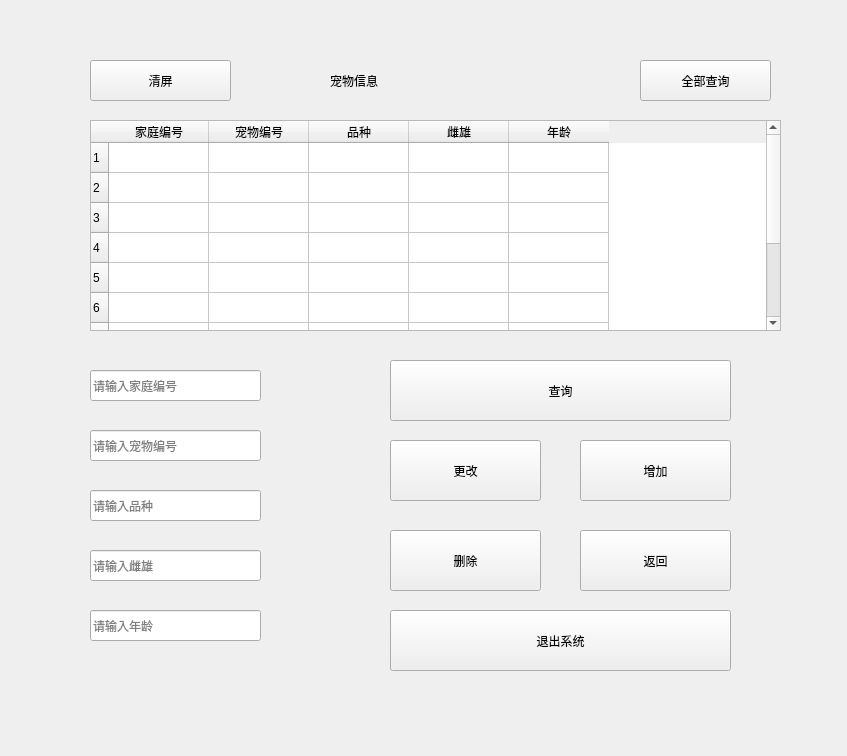
<?xml version="1.0" encoding="UTF-8"?>
<ui version="4.0">
 <class>MainWindow</class>
 <widget class="QMainWindow" name="MainWindow">
  <property name="geometry">
   <rect>
    <x>0</x>
    <y>0</y>
    <width>847</width>
    <height>756</height>
   </rect>
  </property>
  <property name="minimumSize">
   <size>
    <width>847</width>
    <height>756</height>
   </size>
  </property>
  <property name="maximumSize">
   <size>
    <width>847</width>
    <height>756</height>
   </size>
  </property>
  <property name="windowTitle">
   <string>root_宠物信息</string>
  </property>
  <property name="styleSheet">
   <string notr="true">#centralwidget{border-image: url(:/background/background1.jpg);}</string>
  </property>
  <widget class="QWidget" name="centralwidget">
   <widget class="QLabel" name="label">
    <property name="geometry">
     <rect>
      <x>330</x>
      <y>50</y>
      <width>191</width>
      <height>61</height>
     </rect>
    </property>
    <property name="styleSheet">
     <string notr="true">font: 28pt &quot;Arial&quot;;</string>
    </property>
    <property name="text">
     <string>宠物信息</string>
    </property>
   </widget>
   <widget class="QTableWidget" name="tableWidget">
    <property name="geometry">
     <rect>
      <x>90</x>
      <y>120</y>
      <width>691</width>
      <height>211</height>
     </rect>
    </property>
    <row>
     <property name="text">
      <string>1</string>
     </property>
    </row>
    <row>
     <property name="text">
      <string>2</string>
     </property>
    </row>
    <row>
     <property name="text">
      <string>3</string>
     </property>
    </row>
    <row>
     <property name="text">
      <string>4</string>
     </property>
    </row>
    <row>
     <property name="text">
      <string>5</string>
     </property>
    </row>
    <row>
     <property name="text">
      <string>6</string>
     </property>
    </row>
    <row>
     <property name="text">
      <string>7</string>
     </property>
    </row>
    <row>
     <property name="text">
      <string>8</string>
     </property>
    </row>
    <row>
     <property name="text">
      <string>9</string>
     </property>
    </row>
    <row>
     <property name="text">
      <string>10</string>
     </property>
    </row>
    <column>
     <property name="text">
      <string>家庭编号</string>
     </property>
    </column>
    <column>
     <property name="text">
      <string>宠物编号</string>
     </property>
    </column>
    <column>
     <property name="text">
      <string>品种</string>
     </property>
    </column>
    <column>
     <property name="text">
      <string>雌雄</string>
     </property>
    </column>
    <column>
     <property name="text">
      <string>年龄</string>
     </property>
    </column>
   </widget>
   <widget class="QPushButton" name="pushButton">
    <property name="geometry">
     <rect>
      <x>640</x>
      <y>60</y>
      <width>131</width>
      <height>41</height>
     </rect>
    </property>
    <property name="styleSheet">
     <string notr="true">font: 16pt &quot;Arial&quot;;</string>
    </property>
    <property name="text">
     <string>全部查询</string>
    </property>
   </widget>
   <widget class="QLabel" name="label_2">
    <property name="geometry">
     <rect>
      <x>150</x>
      <y>380</y>
      <width>141</width>
      <height>31</height>
     </rect>
    </property>
    <property name="text">
     <string/>
    </property>
   </widget>
   <widget class="QLineEdit" name="lineEdit">
    <property name="geometry">
     <rect>
      <x>90</x>
      <y>370</y>
      <width>171</width>
      <height>31</height>
     </rect>
    </property>
    <property name="placeholderText">
     <string>请输入家庭编号</string>
    </property>
   </widget>
   <widget class="QLineEdit" name="lineEdit_2">
    <property name="geometry">
     <rect>
      <x>90</x>
      <y>430</y>
      <width>171</width>
      <height>31</height>
     </rect>
    </property>
    <property name="placeholderText">
     <string>请输入宠物编号</string>
    </property>
   </widget>
   <widget class="QLineEdit" name="lineEdit_3">
    <property name="geometry">
     <rect>
      <x>90</x>
      <y>490</y>
      <width>171</width>
      <height>31</height>
     </rect>
    </property>
    <property name="placeholderText">
     <string>请输入品种</string>
    </property>
   </widget>
   <widget class="QLineEdit" name="lineEdit_4">
    <property name="geometry">
     <rect>
      <x>90</x>
      <y>550</y>
      <width>171</width>
      <height>31</height>
     </rect>
    </property>
    <property name="placeholderText">
     <string>请输入雌雄</string>
    </property>
   </widget>
   <widget class="QPushButton" name="pushButton_4">
    <property name="geometry">
     <rect>
      <x>390</x>
      <y>440</y>
      <width>151</width>
      <height>61</height>
     </rect>
    </property>
    <property name="styleSheet">
     <string notr="true">font: 18pt &quot;Arial&quot;;</string>
    </property>
    <property name="text">
     <string>更改</string>
    </property>
   </widget>
   <widget class="QLineEdit" name="lineEdit_5">
    <property name="geometry">
     <rect>
      <x>90</x>
      <y>610</y>
      <width>171</width>
      <height>31</height>
     </rect>
    </property>
    <property name="placeholderText">
     <string>请输入年龄</string>
    </property>
   </widget>
   <widget class="QPushButton" name="pushButton_5">
    <property name="geometry">
     <rect>
      <x>580</x>
      <y>440</y>
      <width>151</width>
      <height>61</height>
     </rect>
    </property>
    <property name="styleSheet">
     <string notr="true">font: 18pt &quot;Arial&quot;;</string>
    </property>
    <property name="text">
     <string>增加</string>
    </property>
   </widget>
   <widget class="QPushButton" name="pushButton_6">
    <property name="geometry">
     <rect>
      <x>390</x>
      <y>530</y>
      <width>151</width>
      <height>61</height>
     </rect>
    </property>
    <property name="styleSheet">
     <string notr="true">font: 18pt &quot;Arial&quot;;</string>
    </property>
    <property name="text">
     <string>删除</string>
    </property>
   </widget>
   <widget class="QPushButton" name="pushButton_3">
    <property name="geometry">
     <rect>
      <x>390</x>
      <y>360</y>
      <width>341</width>
      <height>61</height>
     </rect>
    </property>
    <property name="styleSheet">
     <string notr="true">font: 18pt &quot;Arial&quot;;</string>
    </property>
    <property name="text">
     <string>查询</string>
    </property>
   </widget>
   <widget class="QPushButton" name="pushButton_7">
    <property name="geometry">
     <rect>
      <x>580</x>
      <y>530</y>
      <width>151</width>
      <height>61</height>
     </rect>
    </property>
    <property name="styleSheet">
     <string notr="true">font: 18pt &quot;Arial&quot;;</string>
    </property>
    <property name="text">
     <string>返回</string>
    </property>
   </widget>
   <widget class="QPushButton" name="pushButton_9">
    <property name="geometry">
     <rect>
      <x>390</x>
      <y>610</y>
      <width>341</width>
      <height>61</height>
     </rect>
    </property>
    <property name="styleSheet">
     <string notr="true">font: 18pt &quot;Arial&quot;;</string>
    </property>
    <property name="text">
     <string>退出系统</string>
    </property>
   </widget>
   <widget class="QPushButton" name="pushButton_2">
    <property name="geometry">
     <rect>
      <x>90</x>
      <y>60</y>
      <width>141</width>
      <height>41</height>
     </rect>
    </property>
    <property name="styleSheet">
     <string notr="true">font: 16pt &quot;Arial&quot;;</string>
    </property>
    <property name="text">
     <string>清屏</string>
    </property>
   </widget>
  </widget>
 </widget>
 <resources>
  <include location="image/root_pet.qrc"/>
 </resources>
 <connections/>
</ui>
